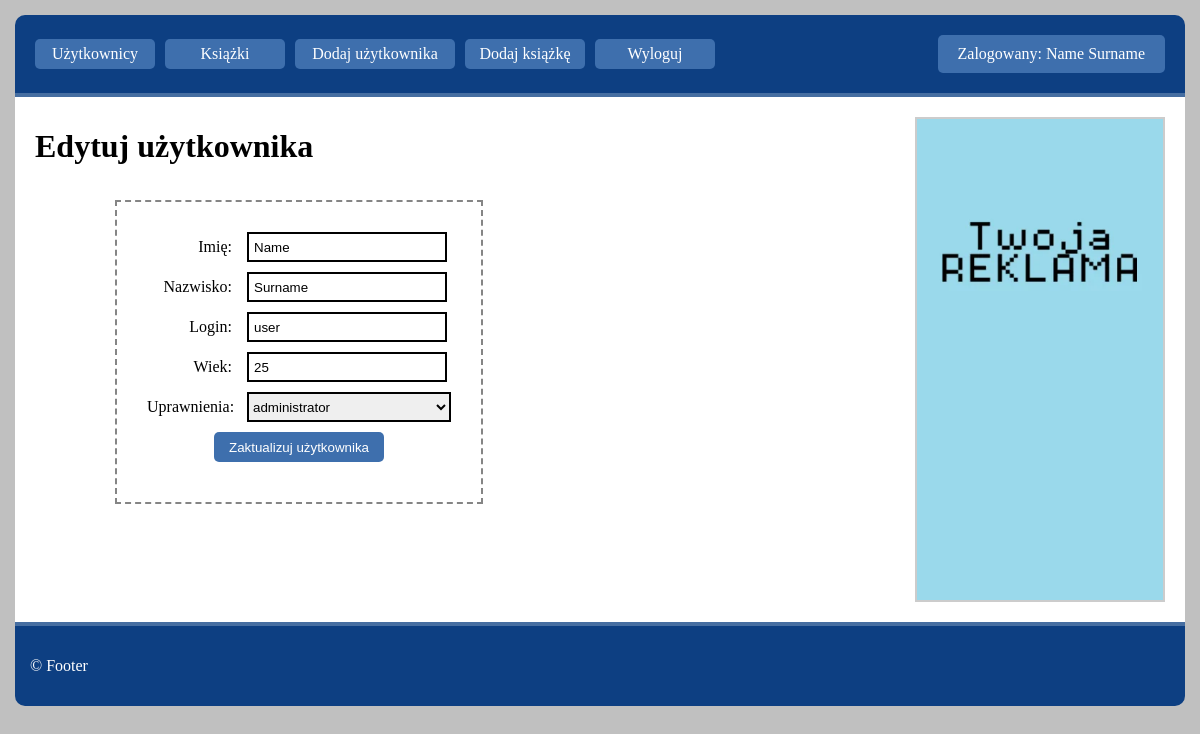
Page /index.php?action=edit_user&id=1 (signed in) on the committed database.
### tables this page shows
CREATE TABLE `user` (
  `id` int(11) NOT NULL,
  `name` varchar(20) NOT NULL,
  `surname` varchar(20) NOT NULL,
  `login` varchar(20) NOT NULL,
  `password` varchar(64) NOT NULL,
  `age` int(11) NOT NULL,
  `permission` enum('reader','admin') NOT NULL DEFAULT 'reader'
);

### src/Database.php (called while the page is built, shortened)
<?php
class Database
{
    private static ?PDO $instance = null;
    public static function getInstance(): PDO
    {
        if (self::$instance === null) {
            try {
                $host = 'localhost';
                $dbname = 'pdo';
                $username = 'root';
                $password = '';
                $dsn = "mysql:host=$host;dbname=$dbname;charset=utf8mb4";
                self::$instance = new PDO($dsn, $username, $password);
                self::$instance->setAttribute(PDO::ATTR_ERRMODE, PDO::ERRMODE_EXCEPTION);
                self::$instance->setAttribute(PDO::ATTR_DEFAULT_FETCH_MODE, PDO::FETCH_ASSOC);
            } catch (PDOException $e) {
                die("Błąd połączenia z bazą danych: " . $e->getMessage());
            }
        }
        return self::$instance;
    }
}
?>

### actions/edit_user.php (called while the page is built, shortened)
<?php
$userRepo = new UserRepository();
$userId = isset($_GET['id']) ? (int) $_GET['id'] : 0;
if ($userId > 0) {
    $user = $userRepo->getUserById($userId);
}
?>

### src/UserRepository.php (called while the page is built, shortened)
<?php
class UserRepository
{
    private PDO $db;
    public function __construct()
    {
        $this->db = Database::getInstance();
    }
    public function getUserById(int $id): ?User
    {
        $stmt = $this->db->prepare("SELECT * FROM user WHERE id = :id");
        $stmt->execute(['id' => $id]);
        $row = $stmt->fetch();
        return new User(
            (int) $row['id'],
            $row['name'],
            $row['surname'],
            $row['login'],
            (int) $row['age'],
            $row['permission']
        );
    }
}
?>

### src/User.php (called while the page is built, shortened)
<?php
class User
{
    private int $id;
    private string $name;
    private string $surname;
    private string $login;
    private int $age;
    private string $permission;
    public function __construct(int $id, string $name, string $surname, string $login, int $age, string $permission)
    {
        $this->id = $id;
        $this->name = $name;
        $this->surname = $surname;
        $this->login = $login;
        $this->age = $age;
        $this->permission = $permission;
    }
    public function getId(): int
    {
        return $this->id;
    }
    public function getName(): string
    {
        return $this->name;
    }
    public function getSurname(): string
    {
        return $this->surname;
    }
    public function getLogin(): string
    {
        return $this->login;
    }
    public function getAge(): int
    {
        return $this->age;
    }
    public function getPermission(): string
    {
        return $this->permission;
    }
}
?>

### views/edit_user.php (the view, shortened to what this page needs)
<!DOCTYPE html>
<html lang="pl">
<head>
    <link rel="stylesheet" href="css/style.css">
</head>
<body>
    <header>
        <nav>
            <ul>
                <li><a href="index.php?action=users">Użytkownicy</a></li>
                <li><a href="index.php?action=books">Książki</a></li>
                <li><a href="index.php?action=add_user" class="wider-nav-btn">Dodaj użytkownika</a></li>
                <li><a href="index.php?action=add_book">Dodaj książkę</a></li>
                <li><a href="index.php?action=logout">Wyloguj</a></li>
            </ul>
        </nav>
        <div class="user-info">Zalogowany: <?= htmlspecialchars($_SESSION['user_fullname']) ?></div>
    </header>
    <main class="container">
        <h1 class="register-title">Edytuj użytkownika</h1>
        <form method="POST" action="index.php?action=edit_user&id=<?= $user->getId() ?>" class="register-form">
            <div class="form-group">
                <label for="name">Imię:</label>
                <input type="text" id="name" name="name" value="<?= htmlspecialchars($user->getName()) ?>" required>
            </div>
            <div class="form-group">
                <label for="surname">Nazwisko:</label>
                <input type="text" id="surname" name="surname" value="<?= htmlspecialchars($user->getSurname()) ?>"
                    required>
            </div>
            <div class="form-group">
                <label for="login">Login:</label>
                <input type="text" id="login" name="login" value="<?= htmlspecialchars($user->getLogin()) ?>" required>
            </div>
            <div class="form-group">
                <label for="age">Wiek:</label>
                <input type="text" id="age" name="age" value="<?= $user->getAge() ?>" required>
            </div>
            <div class="form-group">
                <label for="permission">Uprawnienia:</label>
                <select id="permission" name="permission" required>
                    <option value="admin" <?= $user->getPermission() === 'admin' ? 'selected' : '' ?>>administrator
                    </option>
                </select>
            </div>
            <div class="form-group">
                <input type="submit" class="submit-btn" value="Zaktualizuj użytkownika">
            </div>
        </form>
        <aside class="advertisement">
            <img src="reklama.png" alt="Reklama">
        </aside>
    </main>
    <footer>
        <p>&copy; Footer</p>
    </footer>
</body>
</html>

### css/style.css (style rules this page uses)
* { box-sizing: border-box; }
body { background-color: silver; margin: 0; padding: 15px; }
header { background-color: #0D3F82; padding: 20px; display: flex; justify-content: space-between; align-items: center; border-bottom: #466EA1 solid 4px; border-top-left-radius: 10px; border-top-right-radius: 10px; }
header nav { display: flex; gap: 10px; }
header nav ul { list-style: none; margin: 0; padding: 0; display: flex; gap: 10px; }
header nav ul li { margin: 0; padding: 0; }
header nav ul li a { display: block; background-color: #3E6FAD; color: white; border: none; border-radius: 5px; width: 120px; height: 30px; text-decoration: none; text-align: center; line-height: 30px; cursor: pointer; }
header nav ul li a.wider-nav-btn { width: 160px; }
.user-info { color: white; padding: 10px 20px; background-color: #3E6FAD; border-radius: 5px; }
.container { display: flex; flex-direction: column; position: relative; background-color: white; min-height: 525px; padding-right: 290px; padding-bottom: 20px; padding-top: 10px; }
.register-title { color: black; margin-left: 20px; margin-bottom: 15px; }
.register-form { margin-left: 100px; margin-top: 20px; border: 2px dashed #858585; padding: 30px; width: fit-content; }
.form-group { display: flex; align-items: center; margin-bottom: 10px; }
.form-group label:first-child { width: 100px; text-align: right; padding-right: 15px; }
.form-group input[type="text"], .form-group input[type="password"], .form-group input[type="date"] { width: 200px; height: 30px; border: 2px solid #000; padding: 0 5px; }
.form-group select { width: 204px; height: 30px; border: 2px solid #000; }
.submit-btn { display: block; margin: 0 auto; height: 30px; padding: 0 15px; cursor: pointer; background-color: #3E6FAD; color: white; border: none; border-radius: 5px; }
.advertisement { position: absolute; top: 20px; right: 20px; width: 250px; height: 485px; overflow: hidden; border: 2px solid #ccc; }
.advertisement img { width: 100%; height: 100%; object-fit: cover; }
footer { background-color: #0D3F82; color: white; padding: 15px; border-top: #466EA1 solid 4px; border-bottom-left-radius: 10px; border-bottom-right-radius: 10px; }

### rows in the picture
user: name "Name", surname "Surname", login "user", age "25", permission "administrator"

### other values in the picture
$_SESSION['user_fullname'] "Name Surname"
